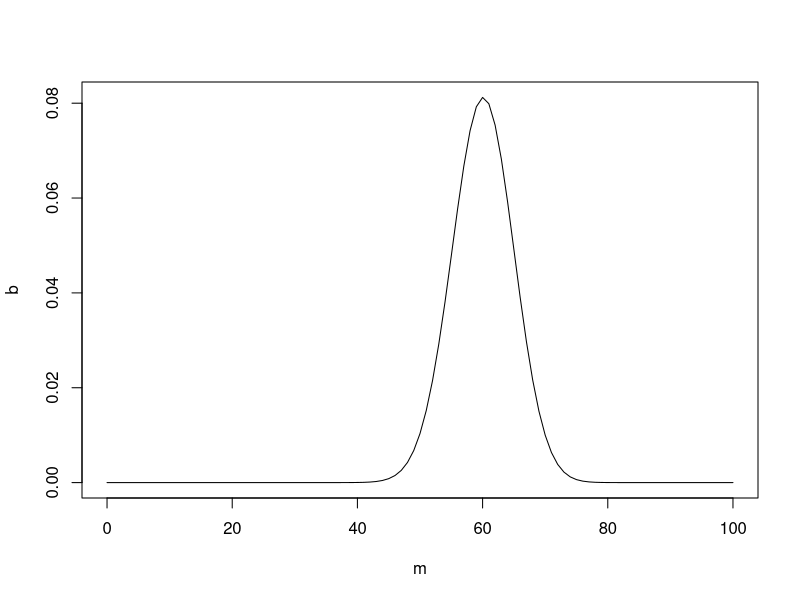
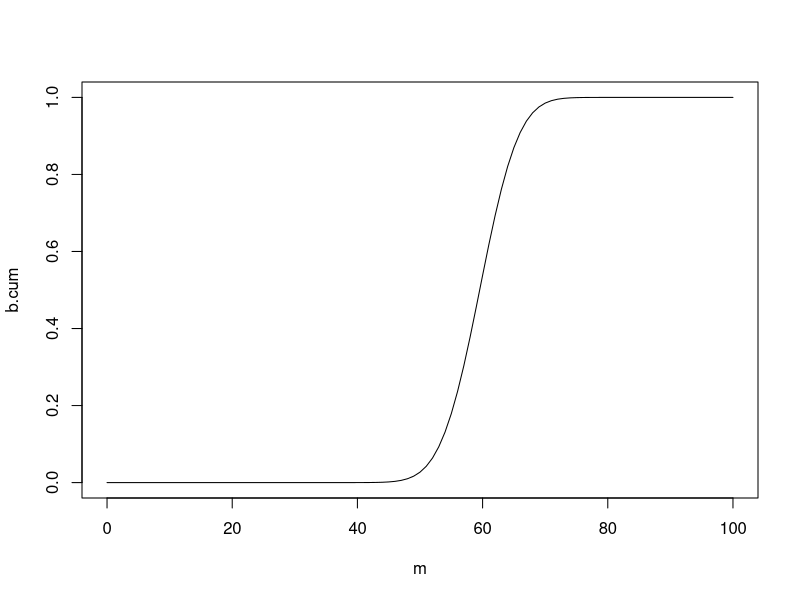
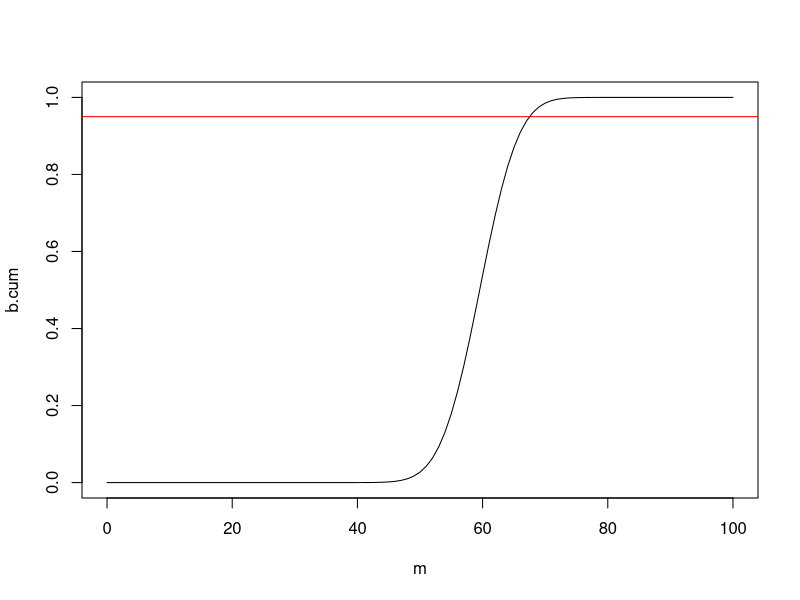
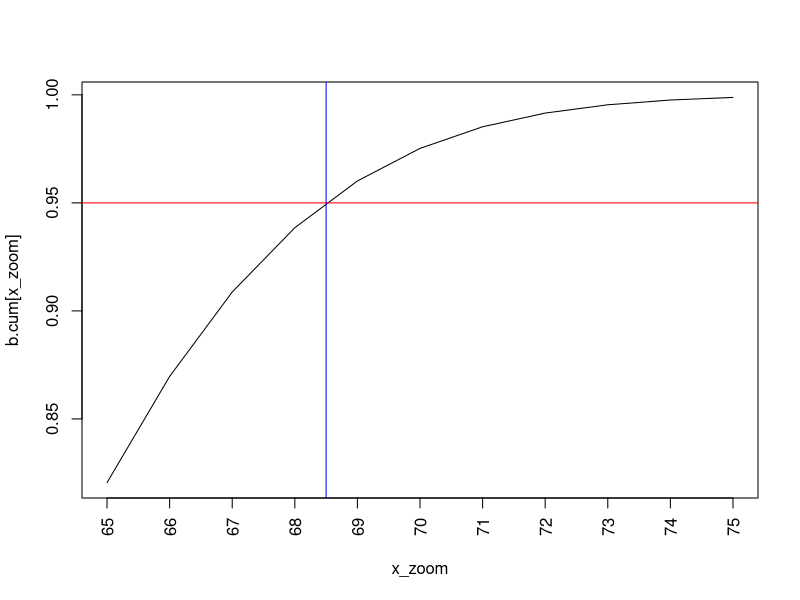
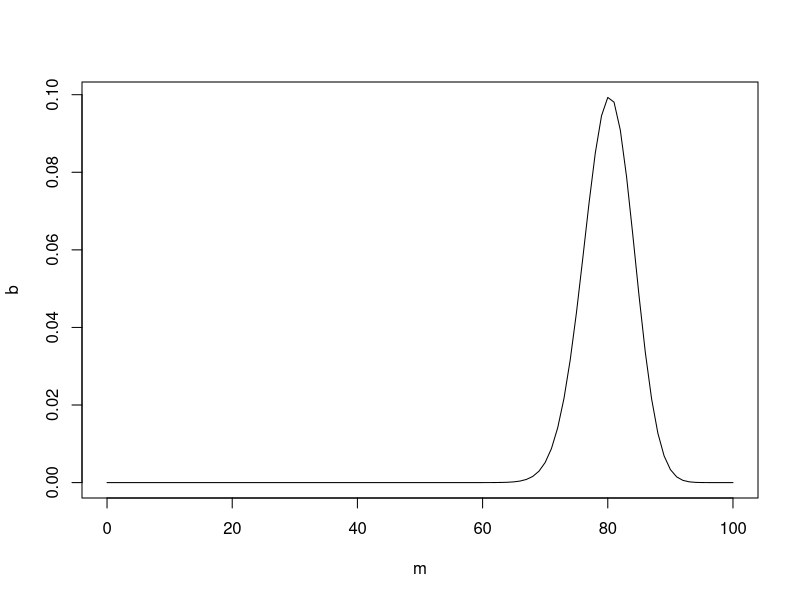
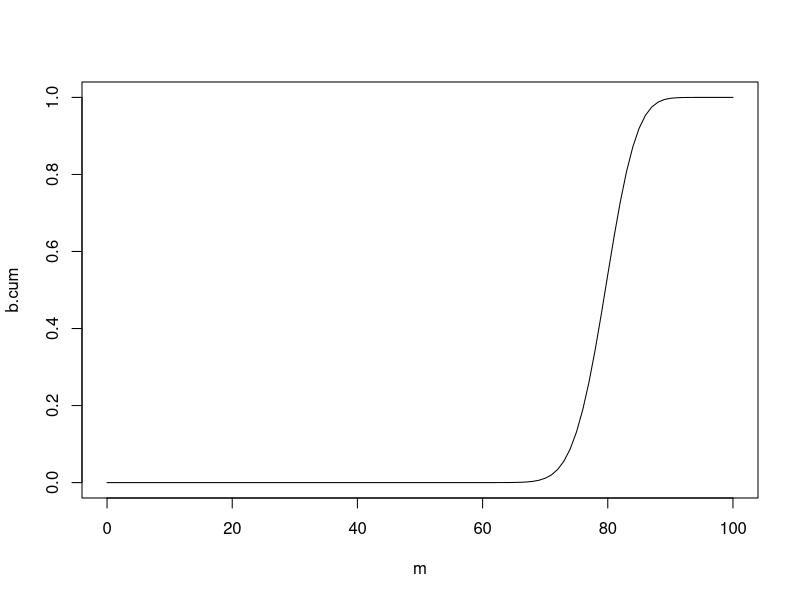
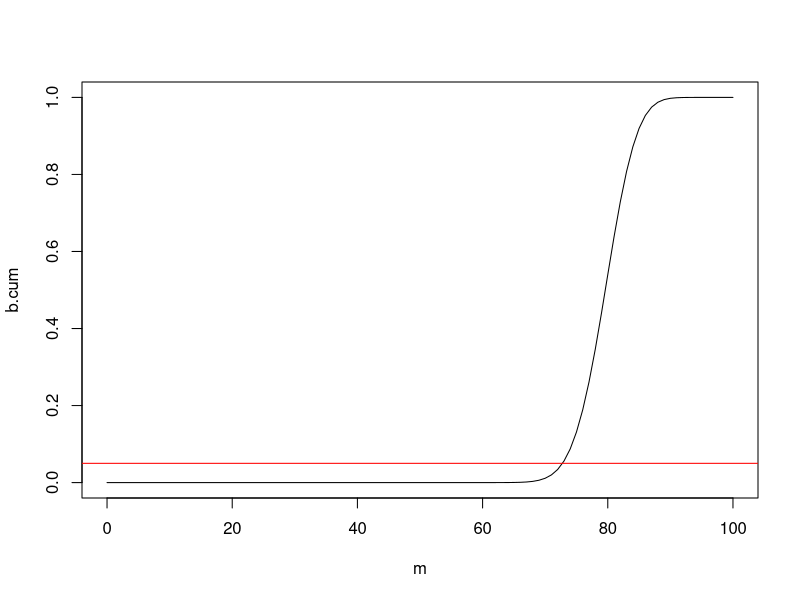
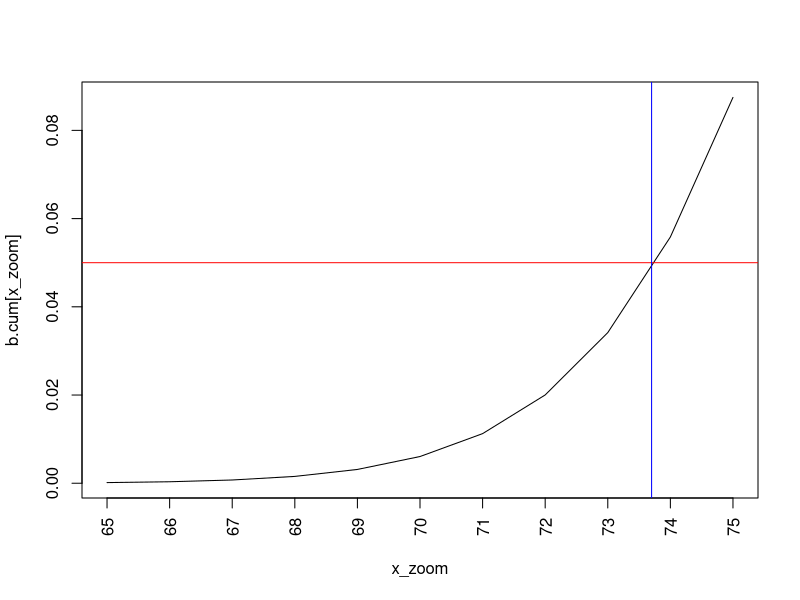

R code for these plots, in order:
## ---- chunk 1
n <- 100
p <- 0.6

m <- 0:100
b <- dbinom(m, n, p)

plot(m, b, type='l')
## ---- chunk 2
b.cum <- cumsum(b)

plot(m, b.cum, type='l')
## ---- chunk 3
b.cum <- cumsum(b)

plot(m, b.cum, type='l')
abline(0.95, 0, col = 'red')
## ---- chunk 4
x_zoom <- 65:75

plot(x_zoom, b.cum[x_zoom], type='l', xaxt='n')
axis(1, at=65:75, las=2)
abline(0.95, 0, col='red')
abline(v=68.5, col='blue')
## ---- chunk 5
n <- 100
p <- 0.8

m <- 0:100
b <- dbinom(m, n, p)

plot(m, b, type='l')

b.cum <- cumsum(b)

plot(m, b.cum, type='l')
## ---- chunk 6
b.cum <- cumsum(b)

plot(m, b.cum, type='l')
abline(0.05, 0, col = 'red')
## ---- chunk 7
x_zoom <- 65:75

plot(x_zoom, b.cum[x_zoom], type='l', xaxt='n')
axis(1, at=65:75, las=2)
abline(0.05, 0, col='red')
abline(v=73.7, col='blue')
